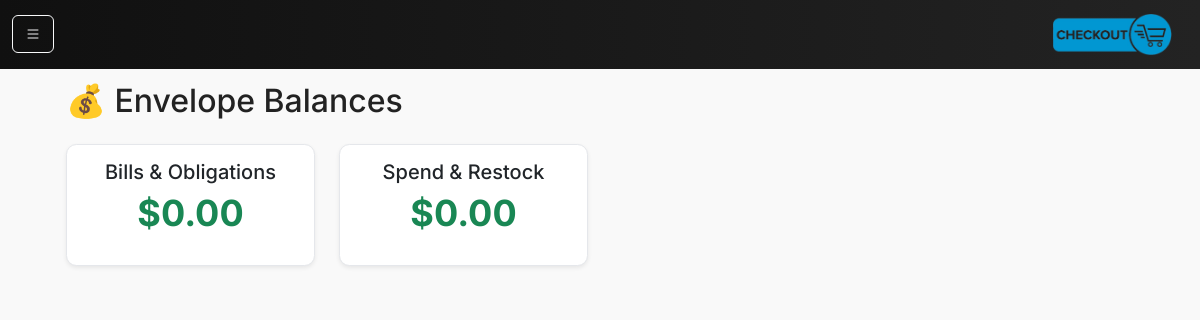
The app's page /envelopes (signed in) with its own data.
### models.py (models this page shows)
class Envelope(db.Model):
    __tablename__ = "envelopes"
    id = db.Column(db.Integer, primary_key=True)
    code = db.Column(db.String(32), unique=True, nullable=False)
    name = db.Column(db.String(64), nullable=False)
    balance_cents = db.Column(db.Integer, nullable=False, default=0)
    created_at = db.Column(db.DateTime, default=datetime.utcnow)
    updated_at = db.Column(db.DateTime, default=datetime.utcnow, onupdate=datetime.utcnow)

### main.py (the view)
@app.route("/envelopes")
def envelope_view():
    from main import Envelope
    envelopes = Envelope.query.order_by(Envelope.name).all()
    return render_template("envelopes.html", envelopes=envelopes)

### main.py (called while the page is built)
@app.context_processor
def inject_request():
    return dict(request=request)

@app.before_request
def require_login():
    allowed_routes = ["login", "static"]
    if request.endpoint not in allowed_routes:
        if not session.get("logged_in"):
            return redirect(url_for("login"))

### templates/envelopes.html
{% extends "base.html" %}
{% block content %}
{% set envelopes = envelopes | selectattr("code","in",["BILLS","SPEND"]) | list %}
<div class="container-fluid">
    <h2 class="mb-4">💰 Envelope Balances</h2>
    <div class="row">
        {% for e in envelopes %}
        <div class="col-md-3 mb-4">
            <div class="card shadow-sm">
                <div class="card-body text-center">
                    <h5 class="card-title">{{ e.name }}</h5>
                    <p class="display-6 text-success fw-bold">
                        ${{ "%.2f"|format(e.balance_cents / 100) }}
                    </p>
                </div>
            </div>
        </div>
        {% else %}
        <div class="col-12 text-center text-muted">
            No envelopes yet.
        </div>
        {% endfor %}
    </div>
</div>
{% endblock %}

### static/main.css (style rules this page uses)
html, body { font-family: 'Inter', sans-serif; background-color: #f6f8fb; color: #222; font-size: 16px; padding-top: 25px; background-color: #f9f9f9; }
.card { border-radius: 1rem; }
.display-6 { font-size: 2.25rem; }
:root { --ccg-accent: #0d6efd; --ccg-muted: #6c757d; --ccg-card-bg: #ffffff; --ccg-card-br: #e9ecef; }
.card { border: 1px solid #e5e7eb; border-radius: 0.65rem; }
.card-body { padding: 0.9rem 1rem; }

### records on screen
Envelope: name "Bills & Obligations", e.balance_cents/100 "0.00"
Envelope: name "Spend & Restock", e.balance_cents/100 "0.00"
